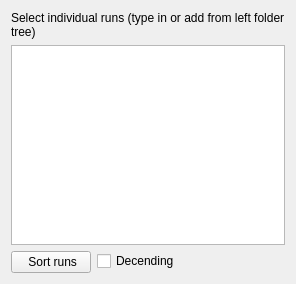
               <widget class="QWidget" name="tab_2">
                <attribute name="title">
                 <string>Individual</string>
                </attribute>
                <layout class="QFormLayout" name="formLayout">
                 <property name="fieldGrowthPolicy">
                  <enum>QFormLayout::AllNonFixedFieldsGrow</enum>
                 </property>
                 <item row="1" column="0" colspan="2">
                  <widget class="QTableView" name="tableView_selectedRuns">
                   <property name="minimumSize">
                    <size>
                     <width>0</width>
                     <height>200</height>
                    </size>
                   </property>
                   <property name="sortingEnabled">
                    <bool>false</bool>
                   </property>
                  </widget>
                 </item>
                 <item row="2" column="0">
                  <widget class="QPushButton" name="pushButton_6">
                   <property name="text">
                    <string> Sort runs</string>
                   </property>
                  </widget>
                 </item>
                 <item row="2" column="1">
                  <widget class="QCheckBox" name="checkBox">
                   <property name="text">
                    <string>Decending</string>
                   </property>
                  </widget>
                 </item>
                 <item row="0" column="0" colspan="2">
                  <widget class="QLabel" name="label_2">
                   <property name="text">
                    <string>Select individual runs (type in or add from left folder tree)</string>
                   </property>
                   <property name="textFormat">
                    <enum>Qt::AutoText</enum>
                   </property>
                   <property name="wordWrap">
                    <bool>true</bool>
                   </property>
                  </widget>
                 </item>
                </layout>
               </widget>
